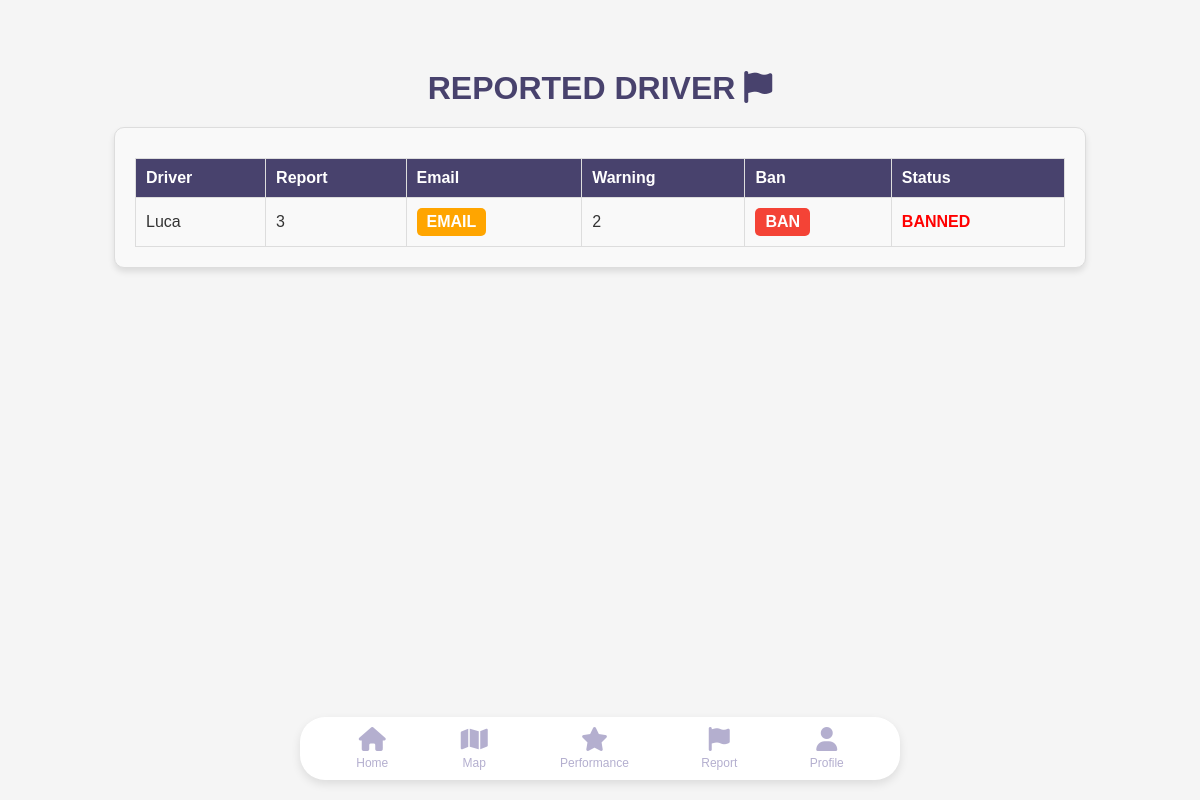
/Admin/warning.php (signed in), run on the app's committed database.
### tables this page shows
CREATE TABLE `driver` (
  `DRIVER_ID` int(3) NOT NULL,
  `DRIVER_NAME` varchar(50) NOT NULL,
  `DRIVER_MATRICS` varchar(10) NOT NULL,
  `DRIVER_PHONE` varchar(13) NOT NULL,
  `DRIVER_CAR` varchar(50) NOT NULL,
  `DRIVER_EMAIL` varchar(50) NOT NULL,
  `DRIVER_PASSWORD` varchar(255) NOT NULL,
  `DRIVER_PROFILE` varchar(50) NOT NULL,
  `DRIVER_CURRENT` varchar(100) NOT NULL,
  `DRIVER_WARNING` int(1) NOT NULL,
  `DRIVER_STATUS` varchar(6) DEFAULT NULL
);

### Admin/warning.php (the view, shortened to what this page needs)
<?php
include('../connect.php');
$stmt = $conn->prepare("
    SELECT d.DRIVER_ID, d.DRIVER_NAME, COUNT(r.REPORT_ID) AS AcceptedCount, d.DRIVER_WARNING, d.DRIVER_STATUS
    FROM driver d
    JOIN report r ON d.DRIVER_ID = r.DRIVER_ID
    WHERE r.REPORT_STATUS = 'ACCEPT'
    GROUP BY d.DRIVER_ID, d.DRIVER_NAME
    HAVING COUNT(r.REPORT_ID) >= 3
");
$stmt->execute();
$result = $stmt->get_result();
?>
<!DOCTYPE html>
<html>
<head>
    <link rel="stylesheet" href="styles.css">
</head>
<body id="body">
    <?php include('includes/navigation.php'); ?>
    <div class="view-report-section">
        <h1 id="title">REPORTED DRIVER <i class="fa fa-flag"></i></h1>
        <section class="ride-form">
            <table class="report-table">
                <thead>
                    <tr>
                        <th>Driver</th>
                        <th>Report</th>
                        <th>Email</th>
                        <th>Warning</th>
                        <th>Ban</th>
                        <th>Status</th>
                    </tr>
                </thead>
                <tbody>
                    <?php if ($result->num_rows > 0): ?>
                        <?php while ($row = $result->fetch_assoc()): ?>
                            <tr>
                                <td><?php echo htmlspecialchars($row['DRIVER_NAME']); ?></td>
                                <td><?php echo htmlspecialchars($row['AcceptedCount']); ?></td>
                                <td><a href="warning_action.php?driver_id=<?php echo htmlspecialchars ($row['DRIVER_ID']); ?>" class="warning-button">EMAIL</a></td>
                                <td><?php echo htmlspecialchars($row['DRIVER_WARNING']); ?></td>
                                <td><a href="ban_driver.php?driver_id=<?php echo htmlspecialchars ($row['DRIVER_ID']); ?>" class="ban-button">BAN</a></td>
                                <td style="color:red;font-weight:bold;"><?php echo htmlspecialchars($row['DRIVER_STATUS']); ?></td>
                                </tr>
                        <?php endwhile; ?>
                    <?php else: ?>
                        <tr>
                            <td colspan="3">No drivers with more than 3 accepted reports found.</td>
                        </tr>
                    <?php endif; ?>
                </tbody>
            </table>
        </section>
    </div>
</body>
</html>

### Admin/styles.css (style rules this page uses)
body, h1, h2, h3, p, a, input, form, section, div, table, th, td { margin: 0; padding: 0; box-sizing: border-box; }
body { font-family: Arial, sans-serif; background-color: #FFF; color: #333; display: flex; flex-direction: column; min-height: 100vh; margin: 0; }
h1 { margin-top:50px }
#title { font-size: 2rem; color: #48426D; margin-bottom: 20px; text-align: center; }
.ride-form { width: 90%; margin: 20px auto; background-color: #F9F9F9; border: 1px solid #DDD; border-radius: 10px; padding: 20px; box-shadow: 0 4px 6px rgba(0, 0, 0, 0.1); }
.view-report-section { width: 90%; margin: 20px auto; text-align: center; }
.view-report-section .report-table { width: 100%; border-collapse: collapse; margin-top: 10px; }
.view-report-section .report-table th, .view-report-section .report-table td { padding: 10px; text-align: left; border: 1px solid #DDD; word-wrap: break-word; box-sizing: border-box; }
.view-report-section .report-table th { background-color: #48426D; color: #FFF; font-weight: bold; }
.warning-button { display: inline-block; padding: 5px 10px; background-color: #FFA500; color: #ffffff; text-decoration: none; border-radius: 5px; font-size: 16px; font-weight: bold; text-align: center; transition: background-color 0.3s ease; }
.ban-button { display: inline-block; padding: 5px 10px; background-color: #f44336; color: #ffffff; text-decoration: none; border-radius: 5px; font-size: 16px; font-weight: bold; text-align: center; transition: background-color 0.3s ease; }
.report-table { width: 100%; border-collapse: collapse; overflow-x: auto; }
.report-table th, .report-table td { padding: 10px; text-align: left; }
.report-table th { background-color: #48426D; color: white; }

### Admin/includes/navigation.php (style rules this page uses)
body { margin: 0; font-family: Arial, sans-serif; background-color: #f5f5f5; }

### data on the page
driver: DRIVER_NAME "Luca", AcceptedCount "3", DRIVER_WARNING "2", DRIVER_STATUS "BANNED"
